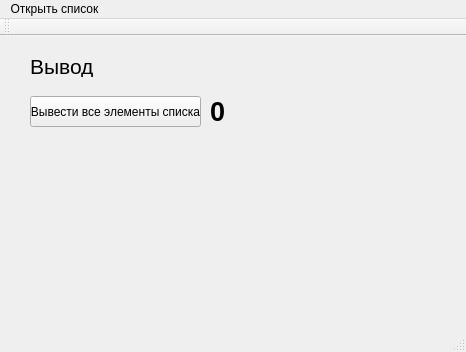
<?xml version="1.0" encoding="UTF-8"?>
<ui version="4.0">
 <class>MainWindow</class>
 <widget class="QMainWindow" name="MainWindow">
  <property name="geometry">
   <rect>
    <x>0</x>
    <y>0</y>
    <width>466</width>
    <height>352</height>
   </rect>
  </property>
  <property name="windowTitle">
   <string>MainWindow</string>
  </property>
  <widget class="QWidget" name="centralWidget">
   <widget class="QPushButton" name="pushButton">
    <property name="geometry">
     <rect>
      <x>30</x>
      <y>60</y>
      <width>171</width>
      <height>31</height>
     </rect>
    </property>
    <property name="text">
     <string>Вывести все элементы списка</string>
    </property>
   </widget>
   <widget class="QLabel" name="label">
    <property name="geometry">
     <rect>
      <x>30</x>
      <y>20</y>
      <width>71</width>
      <height>21</height>
     </rect>
    </property>
    <property name="font">
     <font>
      <pointsize>16</pointsize>
     </font>
    </property>
    <property name="text">
     <string>Вывод</string>
    </property>
   </widget>
   <widget class="QLabel" name="label_2">
    <property name="geometry">
     <rect>
      <x>210</x>
      <y>60</y>
      <width>161</width>
      <height>31</height>
     </rect>
    </property>
    <property name="font">
     <font>
      <pointsize>20</pointsize>
      <weight>75</weight>
      <bold>true</bold>
     </font>
    </property>
    <property name="text">
     <string>0</string>
    </property>
   </widget>
  </widget>
  <widget class="QMenuBar" name="menuBar">
   <property name="geometry">
    <rect>
     <x>0</x>
     <y>0</y>
     <width>466</width>
     <height>21</height>
    </rect>
   </property>
   <widget class="QMenu" name="menu">
    <property name="title">
     <string>Открыть список</string>
    </property>
   </widget>
   <addaction name="menu"/>
  </widget>
  <widget class="QToolBar" name="mainToolBar">
   <attribute name="toolBarArea">
    <enum>TopToolBarArea</enum>
   </attribute>
   <attribute name="toolBarBreak">
    <bool>false</bool>
   </attribute>
  </widget>
  <widget class="QStatusBar" name="statusBar"/>
 </widget>
 <layoutdefault spacing="6" margin="11"/>
 <resources/>
 <connections/>
</ui>
